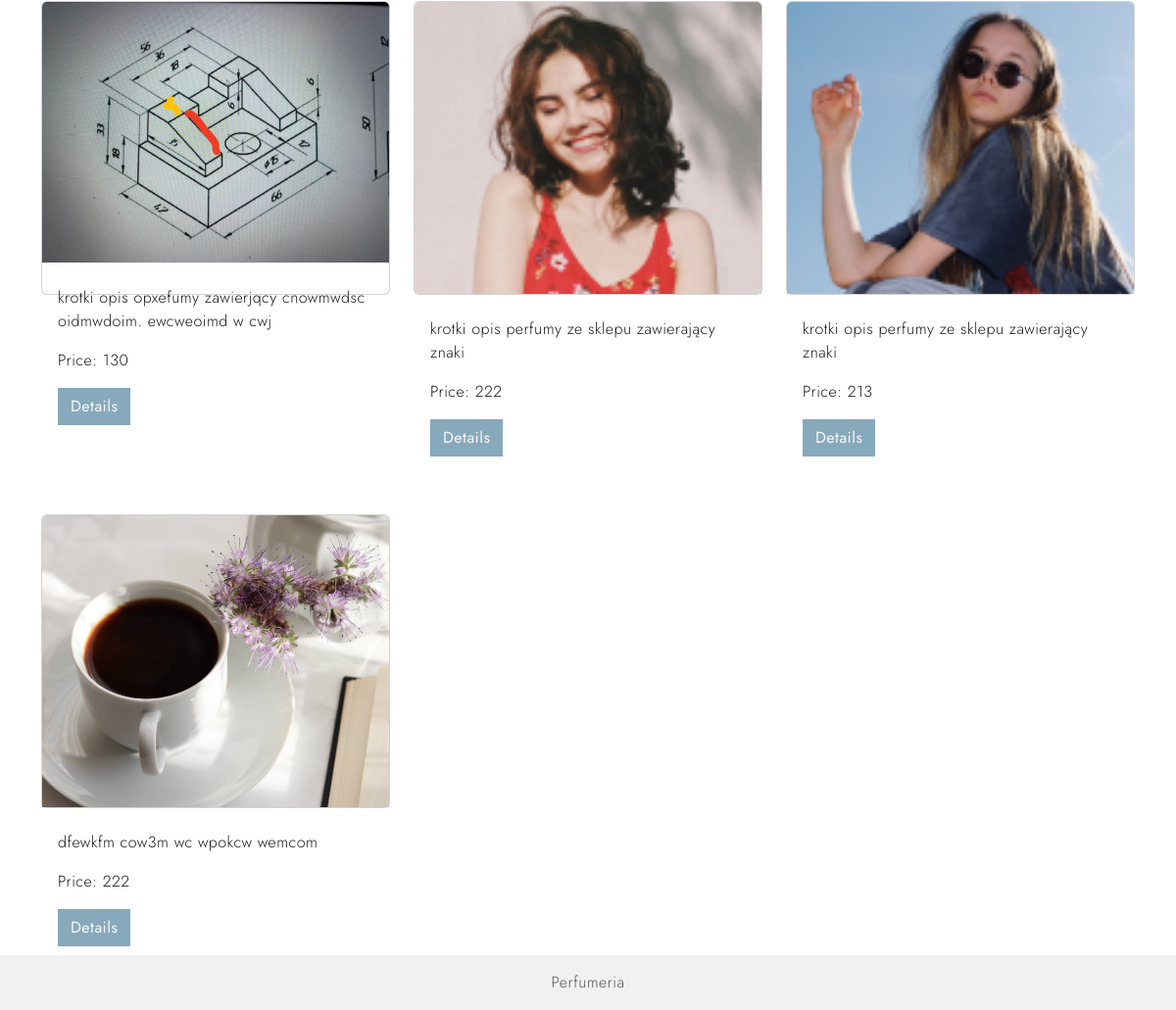
Before: / (lower part) with the older database file.
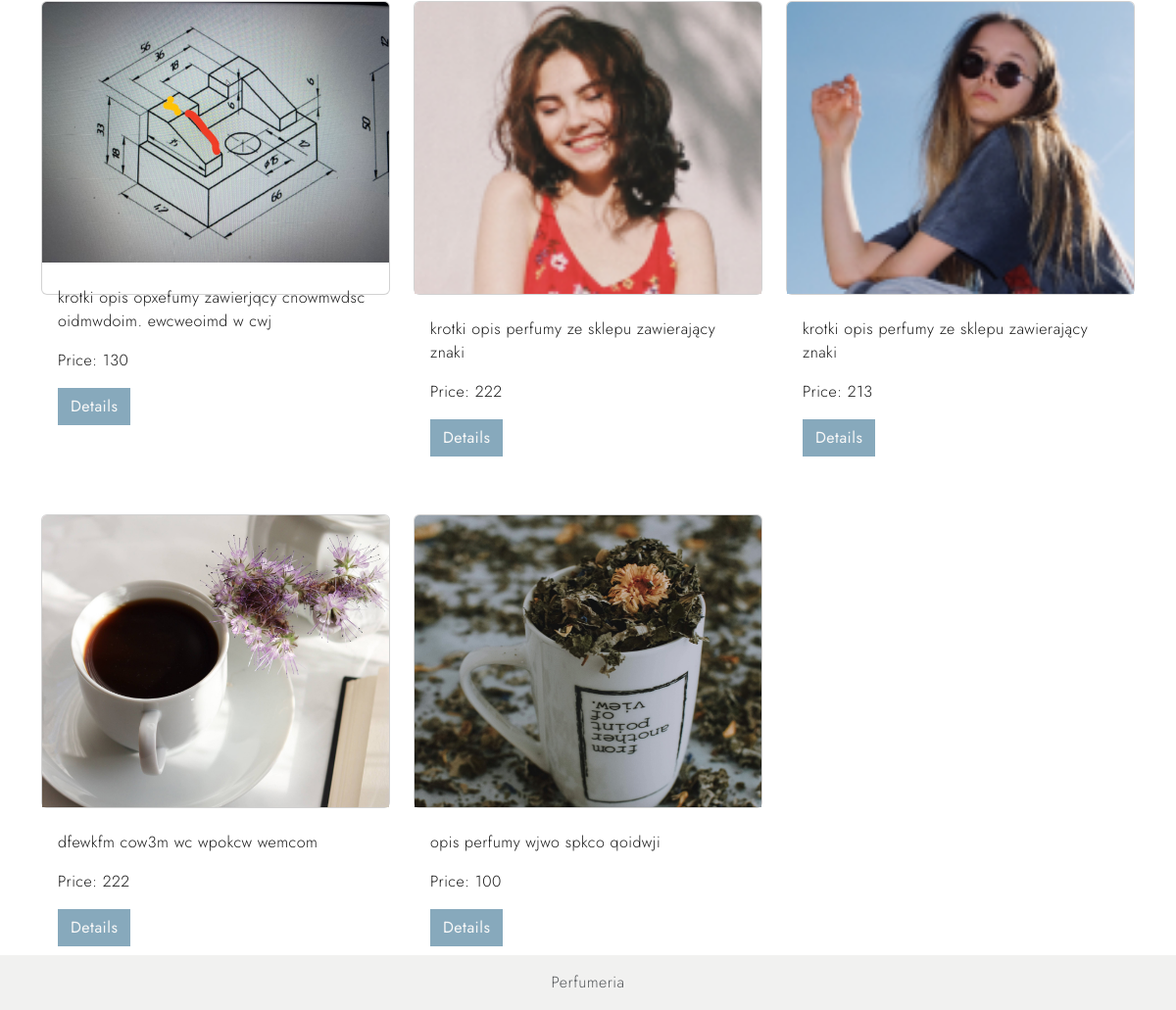
After: the same page with the newer database file.
### product/models.py (models this page shows)
class Product(models.Model):
    title = models.CharField(max_length=50)
    price = models.IntegerField()
    image = models.ImageField(upload_to="images/")
    description = models.TextField()
    is_featured = models.BooleanField(default=False)  # Dodane pole
    amount = models.IntegerField(default=1)

### product/views.py (the view)
# urls.py: path('',MainView.as_view(), name='main_page'),
class MainView(View):
    products = Product.objects.all()
    fproducts = Product.objects.filter(is_featured=True)
    context = {
        'products': products,
        'fproducts': fproducts,
    }
    def get(self, request):
        return render(request, 'product/main.html', context=self.context)

### templates/product/main.html (shortened to what this page needs)
{% extends 'base.html' %}
{% block content %}
{% load static %}
<div class="container mt-5">
    <div class="row mt-3">
        <div class="col">
            <div class="row row-cols-1 row-cols-md-3 g-4">
                {% for product in products %}
                <div class="col">
                    <div class="card perfume-container">
                        <img src="{{ product.image.url }}" class="card-img-top" alt="{{ product.name }}">
                        <div class="card-body">
                            <p class="card-text">{{ product.description }}</p>
                            <p class="card-text">Price: {{ product.price }}</p>
                            <a href="{% url 'product_detail' product.id %}" class="btn btn-primary">Details</a>
                        </div>
                    </div>
                </div>
                {% endfor %}
            </div>
        </div>
    </div>
</div>
{% endblock %}

Changed rows visible on the page:
added Product: image (picture), description "opis perfumy wjwo spkco qoidwji", price "100"
